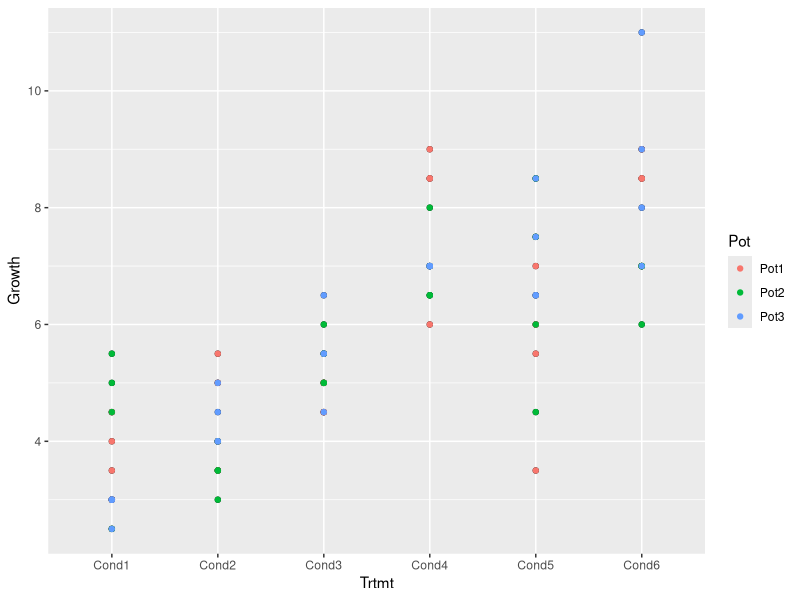
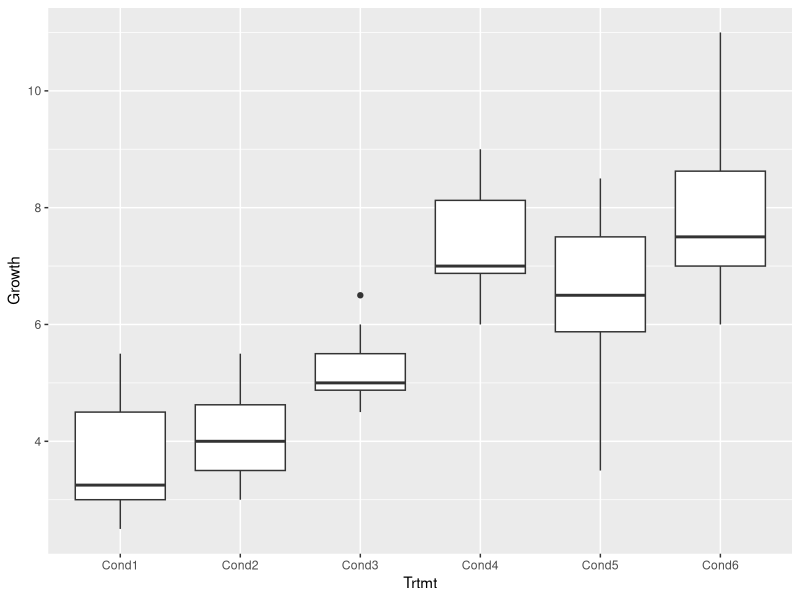

Here is the R script that generated these plots, in order:
#BIOL933
#Lab 3
#Example 2

#This script performs a one-way ANOVA for a perfectly nested CRD and finds variance components

#read in, re-calssify, and inspect the data
mint_dat <- read.csv("Data/Lab3ex2.csv")

# mint_dat <- as.data.frame(mint_dat)
# str(mint_dat, give.attr = F)
# mint_dat$Trtmt <- as.factor(mint_dat$Trtmt)
# mint_dat$Pot <- as.factor(mint_dat$Pot)
# mint_dat$Plant <- as.factor(mint_dat$Plant)

str(mint_dat, give.attr = F)
head(mint_dat)
tail(mint_dat)

#Calculating components of variance
#install.packages("lme4")
library(lme4)
mintCV_mod<-lmer(Growth ~ Trtmt + (1|Trtmt:Pot), data = mint_dat)
summary(mintCV_mod)

#The ANOVA
mint_mod<-lm(Growth ~ Trtmt/Pot, data = mint_dat)
anova(mint_mod)

#The above model is short-hand for this:
mint2_mod<-lm(Growth ~ Trtmt + Trtmt:Pot, data = mint_dat)
anova(mint2_mod)

#Custom F-test for Trtmt
F_Trtmt<-35.928/2.153
F_Trtmt
pf(F_Trtmt, 5, 12, lower.tail = F)

# plot the data
library(ggplot2)
library(dplyr)

# interaction plot (kind of)
mint_dat %>% ggplot(aes(x=Trtmt, y=Growth))+
  geom_point()+
  geom_point(aes(group=Pot, color=Pot))

# box plot  
mint_dat %>% ggplot(aes(x=Trtmt, y=Growth))+
  geom_boxplot()
